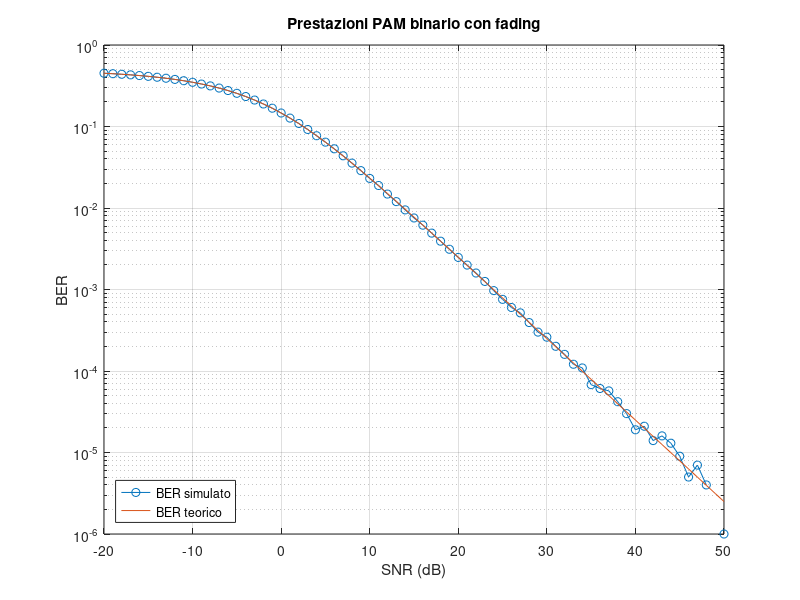

MATLAB code to generate this figure:
clear all; close all; clc;

%% DATI 
N_bit = 1e6;
SNR_dB = -20:1:50; % Vettore degli SNR in dB

BER_simulato = zeros(size(SNR_dB));
BER_teorico = zeros(size(SNR_dB));

%% Sorgente
% rng(1); % seed fisso per generare sempre la stessa sequenza
bit_sequenza = randi([0 1], 1,N_bit);

%% PAM Binario

simboli = 2 * bit_sequenza - 1; % Mappatura antipodale

%% SWEEP SULL'SNR
for i = 1:length(SNR_dB)
    
    SNR = 10^(SNR_dB(i) / 10); % Conversione da dB a scala lineare per ogni valore di SNR_dB
   
    gamma = exprnd(SNR, [1, N_bit]);

    sigma = sqrt(1 ./ (2*gamma)); % Deviazione standard del rumore

    rumore = sigma .* randn(1, N_bit);

    % Segnale ricevuto
    ricevuti = simboli + rumore;

    % Decisore a minima distanza
    d0 = abs(ricevuti - (-1));     % distanza da -1
    d1 = abs(ricevuti - (+1));     % distanza da 1
    bit_ricevuti = d1 < d0;

    % Prestazioni
    errori = sum(bit_sequenza ~= bit_ricevuti);
    BER_simulato(i) = errori / N_bit;
    BER_teorico(i) = 0.5 * (1 - sqrt(SNR / (1 + SNR)));

    % OUTPUT A VIDEO
    fprintf("\n====== SNR_dB: %d ======\n", SNR_dB(i)); 
    fprintf("Numero di bit : %d\n", N_bit);
    fprintf("SNR_dB : %d\n", SNR_dB(i));
    fprintf("SNR Lineare : %g\n", SNR);
    fprintf("Numero di errori : %d su %d bit\n", errori, N_bit); 
    fprintf("BER Simulato : %g\n", BER_simulato(i)); 
    fprintf("BER Teorico : %g\n", BER_teorico(i));
end

%% Grafico
figure;
semilogy(SNR_dB, BER_simulato, 'o-', SNR_dB, BER_teorico, '-');
grid on;
xlabel('SNR (dB)');
ylabel('BER');
legend('BER simulato', 'BER teorico', 'Location', 'southwest');
title('Prestazioni PAM binario con fading');
% ylim([1e-6 1]);
